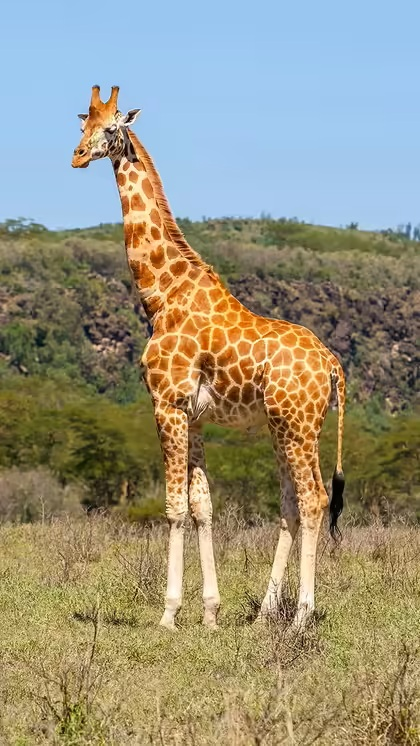
#> input picture Experiment_1/giraffe.jpg, 420 x 746 px
$ jupyter execute experiment-1.ipynb
#> lines starting #> are read from the running program, lines starting #| are printed output that depends on the picture; after the words box and inside, x2 and y2 are one past the last pixel; in counts of white or black regions, pixels touching at a corner belong together
[cell 1]
import cv2
import numpy as np
import matplotlib.pyplot as plt

print("OpenCV Version:", cv2.__version__)
print("NumPy Version:", np.__version__)

[cell 2]
# Read Image
img = cv2.imread("giraffe.jpg")
#> img is the input picture: shape (746, 420, 3); mean B, G, R 125.6, 147.2, 151.8

if img is None:
    print("Image not found!")
else:
    print("Image loaded successfully.")
    print("Shape :", img.shape)
#| Shape : (746, 420, 3)
    print("Data Type :", img.dtype)
#| Data Type : uint8

[cell 3]
cv2.imshow("Giraffe Image", img)
cv2.waitKey(0)
cv2.destroyAllWindows()

[cell 4]
rgb = cv2.cvtColor(img, cv2.COLOR_BGR2RGB)

plt.figure(figsize=(9,6))
plt.imshow(rgb)
plt.title("Giraffe Image (RGB)")
plt.axis("off")
plt.show()

[cell 5]
height, width, channels = img.shape
#> height = 746; width = 420; channels = 3

print("Height :", height)
#| Height : 746
print("Width :", width)
#| Width : 420
print("Channels :", channels)
#| Channels : 3

[cell 6]
print("Pixel Value at (150,250):")
print(img[150,250])
#| [239 200 162]

[cell 7]
modified = img.copy()

modified[150,250] = [255,0,0]
#> modified: shape (746, 420, 3); under 0.01% of pixels changed, all inside (x1, y1, x2, y2) = (250, 150, 251, 151)

cv2.imshow("Modified Pixel", modified)
cv2.waitKey(0)
cv2.destroyAllWindows()

[cell 8]
roi = img[100:350,200:500]
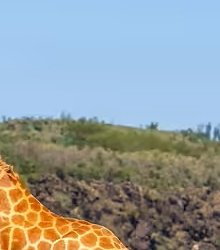
#> roi: shape (250, 220, 3); mean B, G, R 157.3, 156.4, 148

cv2.imshow("Region of Interest", roi)
cv2.waitKey(0)
cv2.destroyAllWindows()

[cell 9]
gray = cv2.cvtColor(img, cv2.COLOR_BGR2GRAY)
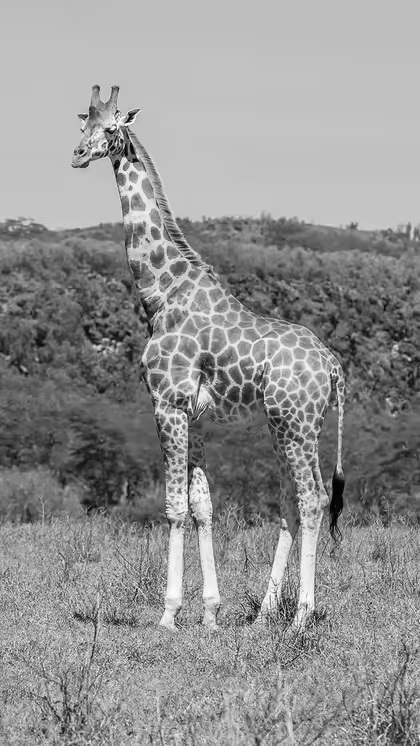
#> gray: shape (746, 420); min 1, max 254, mean 146.1

cv2.imshow("Grayscale Image", gray)
cv2.waitKey(0)
cv2.destroyAllWindows()

[cell 10]
resized = cv2.resize(img, (500,350))
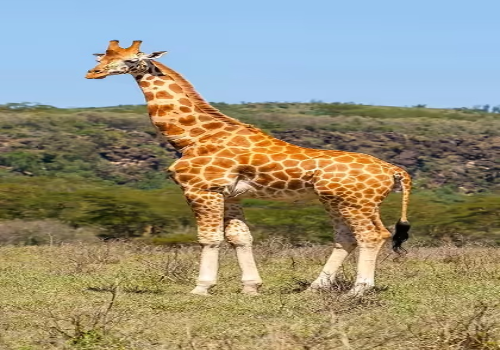
#> resized: shape (350, 500, 3); mean B, G, R 125.4, 147.1, 151.6

cv2.imshow("Resized Image", resized)
cv2.waitKey(0)
cv2.destroyAllWindows()

[cell 11]
horizontal = cv2.flip(img,1)
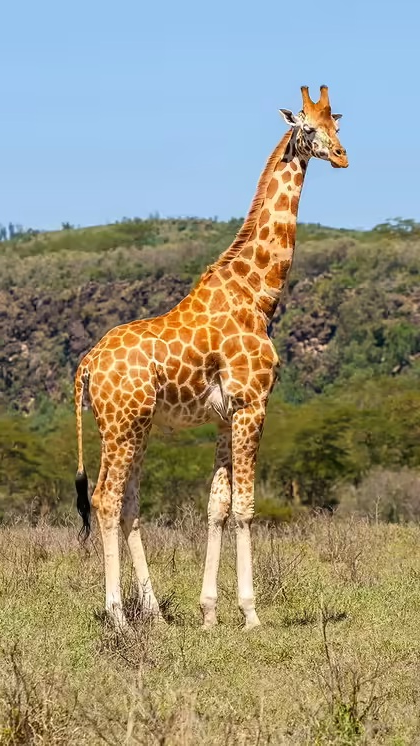
#> horizontal: shape (746, 420, 3); mean B, G, R 125.6, 147.2, 151.8
vertical = cv2.flip(img,0)
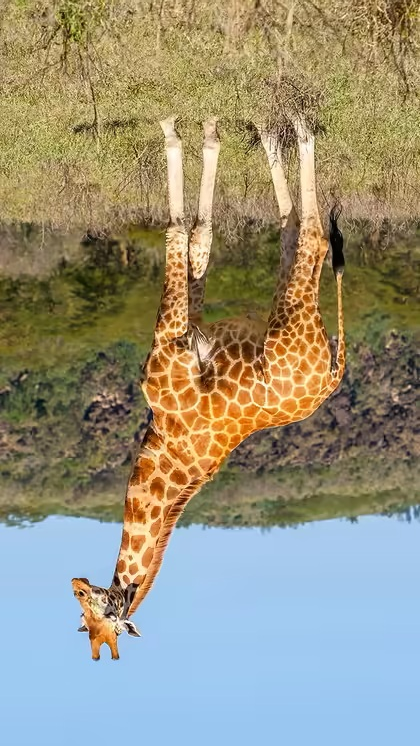
#> vertical: shape (746, 420, 3); mean B, G, R 125.6, 147.2, 151.8

cv2.imshow("Horizontal Flip", horizontal)
cv2.imshow("Vertical Flip", vertical)

cv2.waitKey(0)
cv2.destroyAllWindows()

[cell 12]
rotated = cv2.rotate(img, cv2.ROTATE_180)
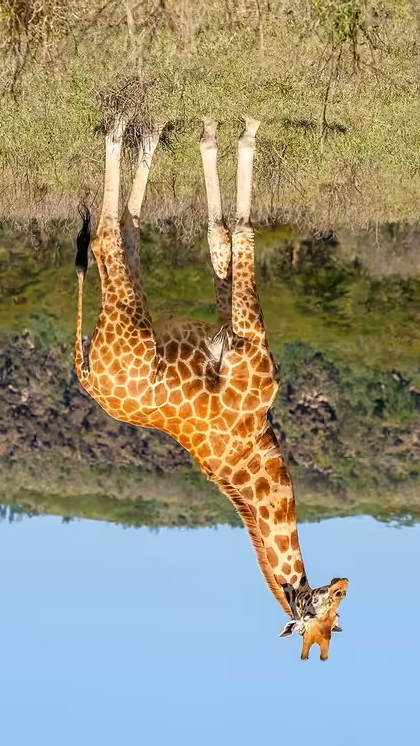
#> rotated: shape (746, 420, 3); mean B, G, R 125.6, 147.2, 151.8

cv2.imshow("Rotated Image", rotated)
cv2.waitKey(0)
cv2.destroyAllWindows()

[cell 13]
rectangle = img.copy()

cv2.rectangle(
    rectangle,
    (120,80),
    (500,320),
    (255,0,0),
    2
)
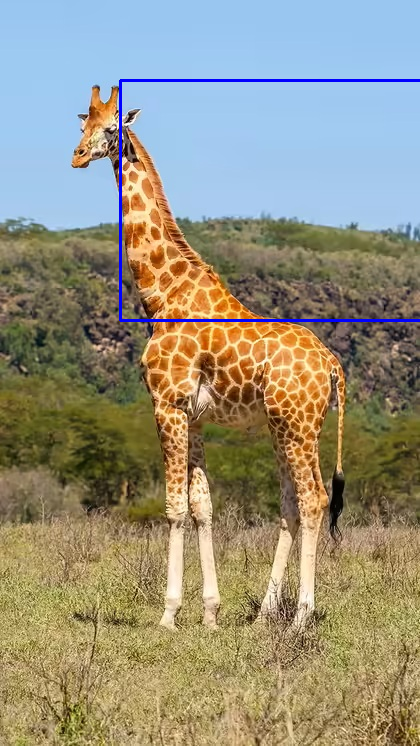
#> rectangle: shape (746, 420, 3); 0.8% of pixels changed, all inside (x1, y1, x2, y2) = (119, 79, 420, 322)

cv2.imshow("Rectangle", rectangle)
cv2.waitKey(0)
cv2.destroyAllWindows()

[cell 14]
text = img.copy()

cv2.putText(
    text,
    "Experiment 1",
    (80,60),
    cv2.FONT_HERSHEY_SIMPLEX,
    1.2,
    (0,255,255),
    3
)
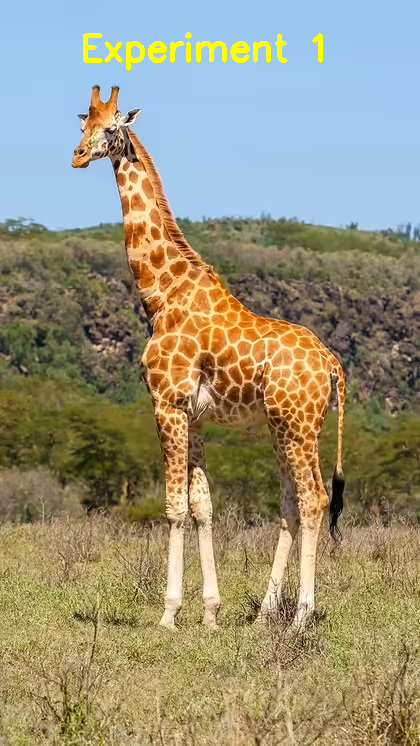
#> text: shape (746, 420, 3); 0.85% of pixels changed, all inside (x1, y1, x2, y2) = (83, 32, 323, 71)

cv2.imshow("Text on Image", text)
cv2.waitKey(0)
cv2.destroyAllWindows()
